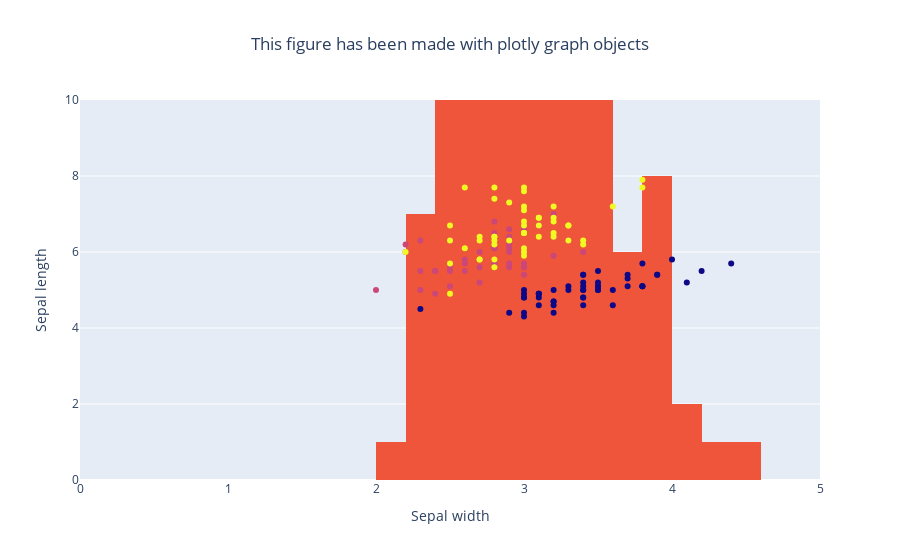

Source (notebook cell):
### Code cell
# Hide the legend
fig.update_layout(showlegend=False)

### Figure 1 — Plotly figure (JSON) as saved in the notebook; plotly's stock layout.template omitted (floating-point values rounded to 4 significant figures; data arrays with more than 128 entries replaced by an {"elided": "..."} marker saying what was removed)
{"data": [{"marker": {"color": {"elided": "150 int values"}}, "mode": "markers", "type": "scatter", "x": {"elided": "150 float values"}, "y": {"elided": "150 float values"}}, {"type": "histogram", "x": {"elided": "150 float values"}}], "layout": {"showlegend": false, "title": {"text": "This figure has been made with plotly graph objects", "x": 0.5}, "xaxis": {"range": [0, 5], "title": {"text": "Sepal width"}}, "yaxis": {"range": [0, 10], "title": {"text": "Sepal length"}}}}
